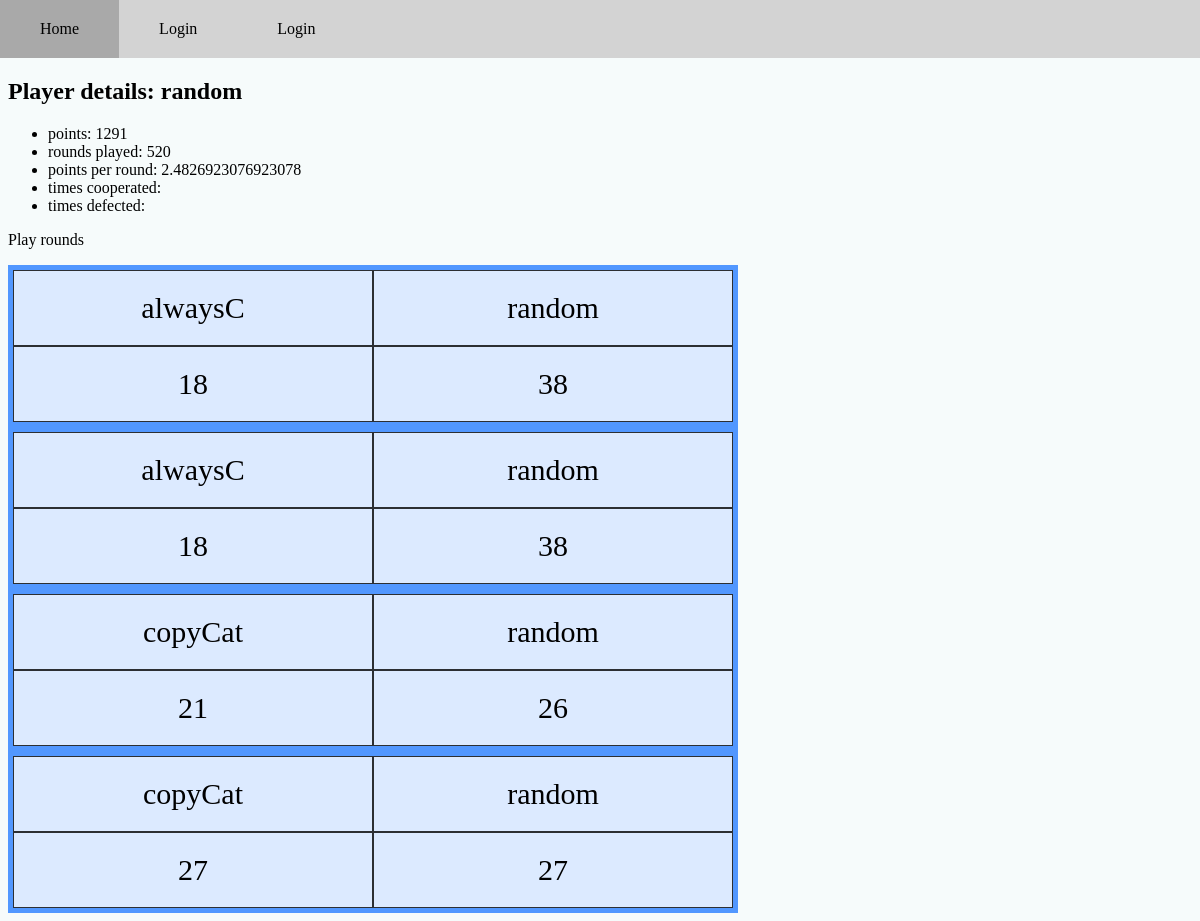
The page /games/playerDetail/11 (signed in) on the database as committed earlier.
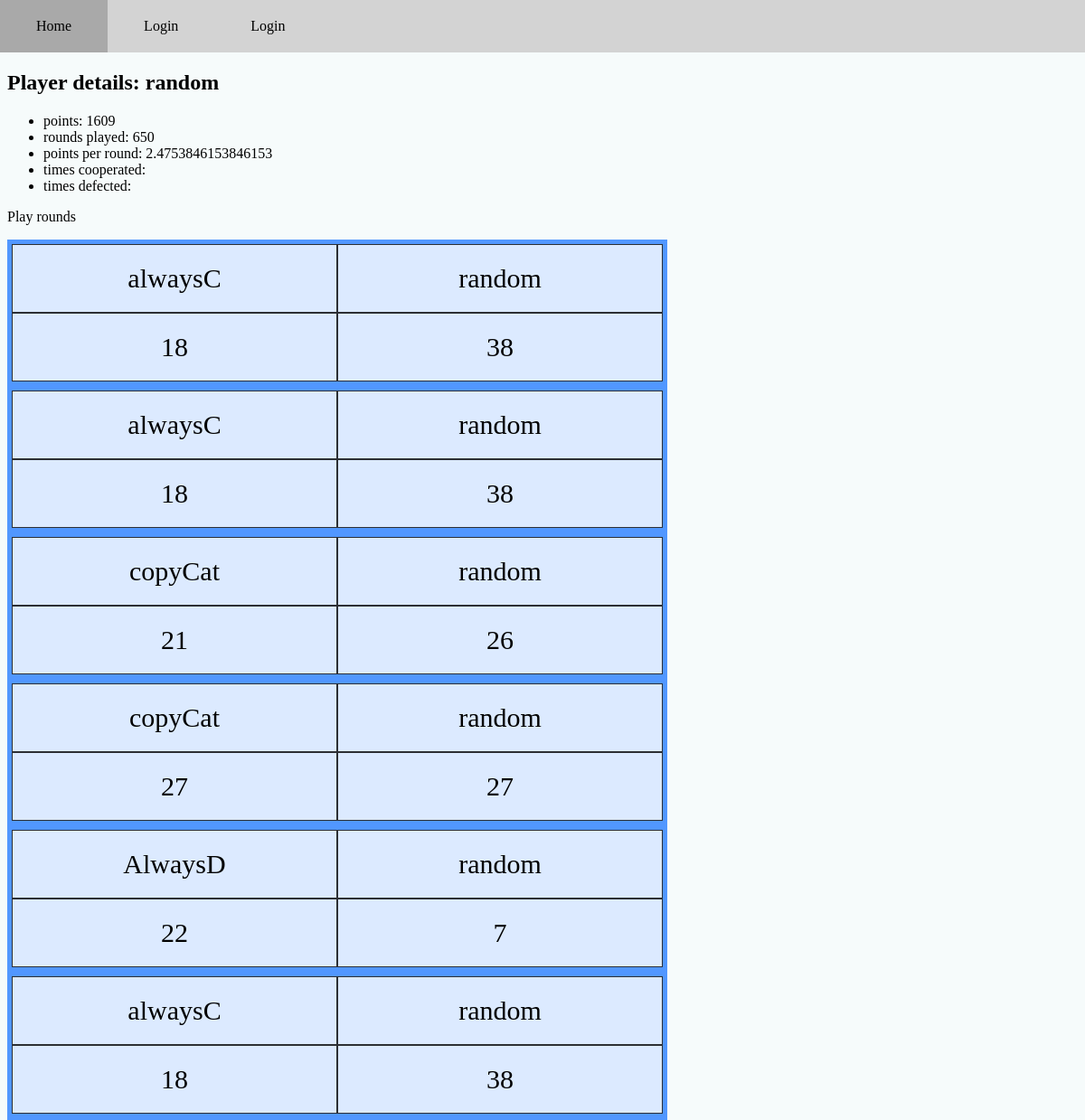
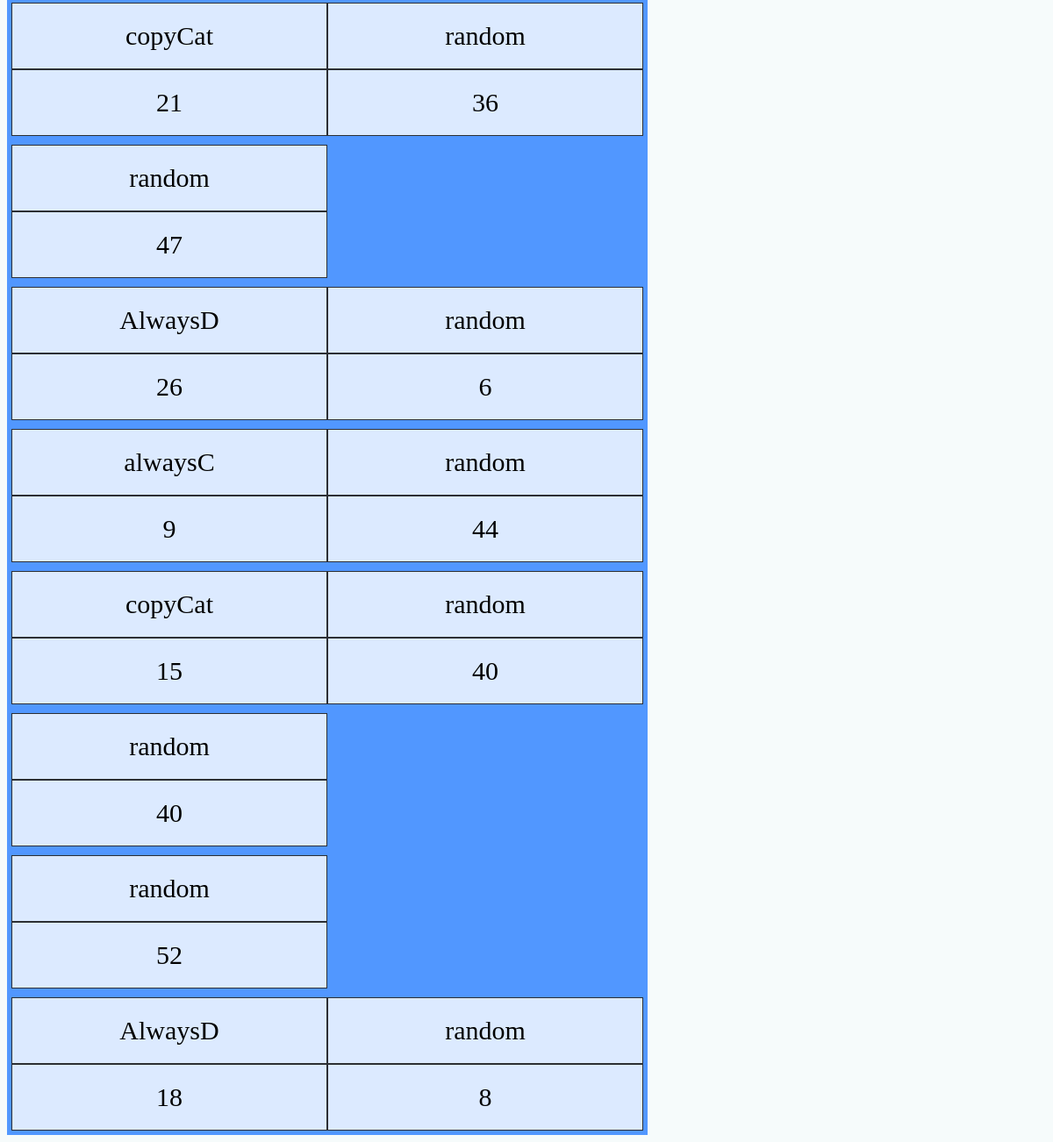
The same page on the database as committed later (2 pictures, top to bottom).
### games/models.py (models this page shows, shortened)
class Player(models.Model):
    name=models.TextField(max_length=100, default="default")
    user = models.ForeignKey(User, on_delete=models.CASCADE)
    strategy = models.TextField(default="default")
    points = models.IntegerField(default=0)
    rounds_played = models.IntegerField(default=0)
    points_per_round = models.FloatField(default=0)

class MatchSummary(models.Model):
    players = models.ManyToManyField(Player, related_name='matches')
    def getTotalPoints(self, player):
        total = 0
        for round in self.rounds.all():
            for playerPointPair in round.playerPointPairs.all():
                if(player == playerPointPair.player):
                    total += playerPointPair.points
        return total

class RoundData(models.Model):
    match = models.ForeignKey(MatchSummary, related_name='rounds', on_delete=models.CASCADE)

class PlayerPointPair(models.Model):
    round = models.ForeignKey(RoundData, related_name='playerPointPairs', on_delete=models.CASCADE)
    player = models.ForeignKey(Player, on_delete=models.CASCADE)
    points = models.IntegerField(default=0)
    move = models.TextField()

### games/views.py (the view)
# urls.py: path("playerDetail/<int:pk>", views.playerDetail.as_view(), name="playerDetail"),
class playerDetail(generic.DetailView):
    model = Player
    template_name = "games/playerDetail.html"

### games/templatetags/my_tags.py (called while the page is built)
@register.filter
def getTotalPoints(matchSummary, player):
    return matchSummary.getTotalPoints(player)

### games/templates/games/playerDetail.html (shortened to what this page needs)
{% extends 'registration/loggedInBase.html' %}
{% block content %}
{% load my_tags %}
<h2>Player details: {{player.name}}</h2>
<ul>
    <li>points: {{player.points}}</li>
    <li>rounds played: {{player.rounds_played}}</li>
    <li>points per round: {{player.points_per_round}}</li>
    <li>times cooperated: {{player.timesC}}</li>
    <li>times defected: {{player.timesD}}</li>
</ul>
<a href= {% url "games:playRounds" player.id%}>Play rounds</a>
    {% for match in player.matches.all %}
    <div class="grid-container">
        {% for player in match.players.all %}
            <div class="grid-item">{{player.name}}</div>
            <div class="grid-item">{{match|getTotalPoints:player}}</div>
        {% endfor %}
    </div>
    {% endfor %}
{% endblock %}

### prisonersDilemnaWeb/templates/registration/loggedInBase.html
{% extends 'registration/base.html' %}
{% block baseContent %}
    {% if user.is_authenticated %}
    {% block content %}
    {% endblock %}
    {% else %}
    <p>You are not logged in</p>
    <a href="{% url 'login' %}">Log In</a>
    <p></p>
    <a href="{% url 'accounts:signup' %}">Sign Up</a>
    {% endif %}
{% endblock %}

### prisonersDilemnaWeb/templates/registration/base.html (shortened to what this page needs)
<!DOCTYPE html>
<html>
<head>
  {% load static %}
      <link rel="stylesheet" type="text/css" href="{% static 'css/style.css' %}">
</head>
<body>
    <ul class="navBar">
        <li class="navBar"><a class="navBar" href="{% url 'home' %}">Home</a></li>
        <li class="navBar"><a class="navBar" href="accounts/login">Login</a></li>
        <li class="navBar"><a class="navBar" href="accounts/login">Login</a></li>
    </ul>
  <main style="margin: 8px;">
      {% block baseContent %}
      {% endblock %}
  </main>
</body>
</html>

### prisonersDilemnaWeb/static/css/style.css (style rules this page uses)
body { margin: 0; background-color: #f6fbfb; }
a { text-decoration: none; color: black; }
ul.navBar { list-style-type: none; margin: 0; padding: 0; overflow: hidden; background-color: lightgray; }
a.navBar { display: block; background-color: lightgray; text-align: center; padding: 20px 40px; }
li.navBar { display: inline; float: left; }
.grid-container { display: grid; grid-auto-flow: column; grid-template-rows: auto auto; grid-template-columns: repeat(2, max(50px, 30vw)); background-color: rgb(81, 151, 255); padding: 5px; width: max(100px, 60vw); }
.grid-item { background-color: rgba(255, 255, 255, 0.8); border: 1px solid rgba(0, 0, 0, 0.8); padding: 20px; font-size: 30px; text-align: center; }

Rows that differ between the two databases and show on the page:
changed Player "random": points "1291" → "1609"; rounds_played "520" → "650"; points_per_round "2.4826923076923078" → "2.4753846153846153"
added MatchSummary: id.player_id "22", id.player_id "7", Player (name "random")
now on this page (row edited): Player: name "AlwaysD"
added MatchSummary: id.player_id "18", id.player_id "38", Player (name "alwaysC"), Player (name "random")
added MatchSummary: id.player_id "21", id.player_id "36", Player (name "copyCat"), Player (name "random")
added MatchSummary: id.player_id "47", Player (name "random")
added MatchSummary: id.player_id "26", id.player_id "6", Player (name "random")
added MatchSummary: id.player_id "9", id.player_id "44", Player (name "alwaysC"), Player (name "random")
added MatchSummary: id.player_id "15", id.player_id "40", Player (name "copyCat"), Player (name "random")
added MatchSummary: id.player_id "40", Player (name "random")
added MatchSummary: id.player_id "52", Player (name "random")
added MatchSummary: id.player_id "18", id.player_id "8", Player (name "random")
